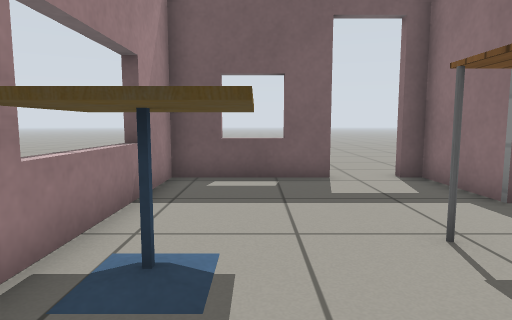
[1] (above)

12 first-person views from a walk through a robot-simulator world made for Gazebo. The camera is 0.67 m above the floor, tilts 6° down and sees 75° across. The floor is counted in squares, 0.5 m on a side. Each view is taken from the middle of a square. On the plan, view 1 faces up. The plan holds only what a view shows up to about 14 squares ahead; the rest is blank. Simple patterns stand in for the simulator's built-in surfaces.

[2]
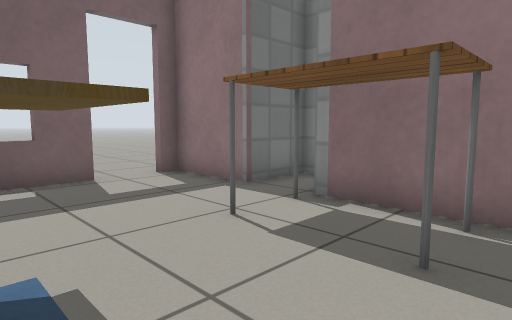

[3]
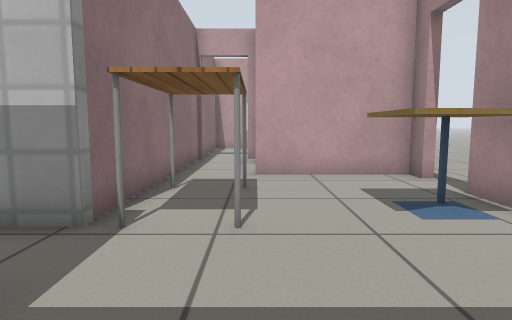

[4]
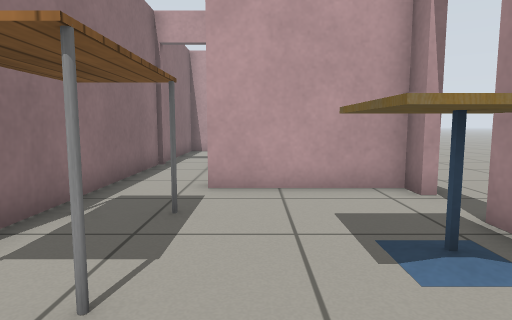

[5]
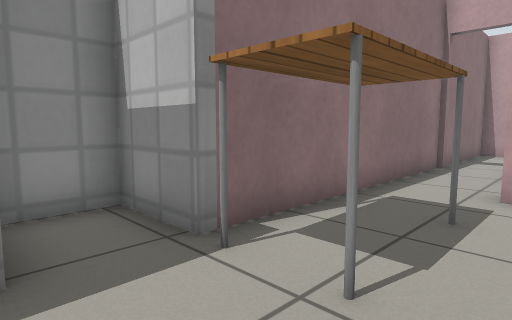

[6]
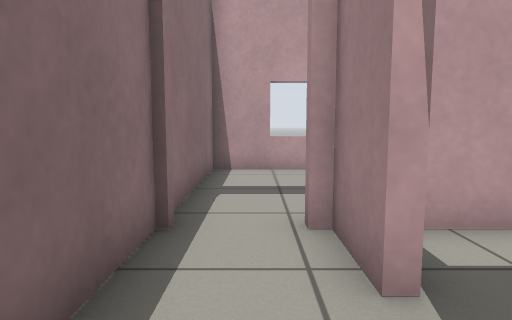

[7]
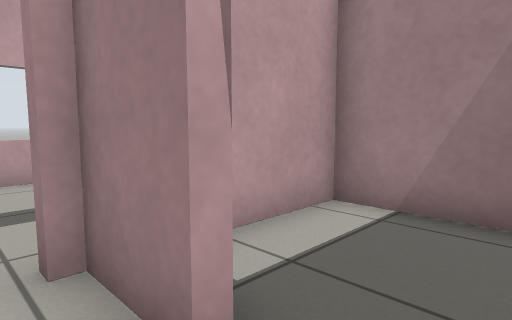

[8]
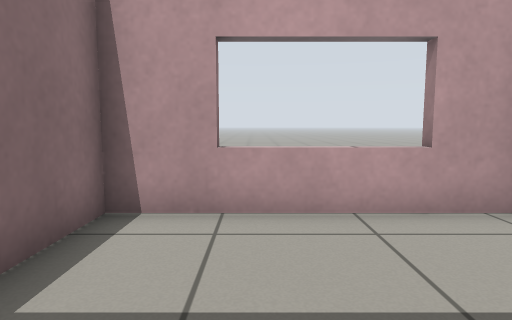

[9]
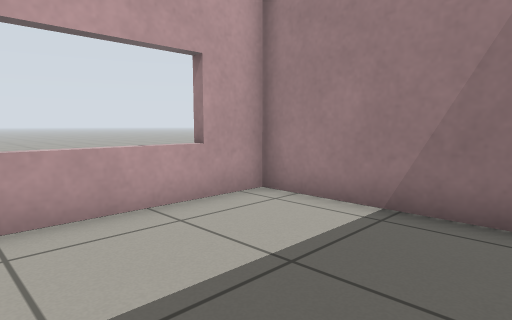

[10]
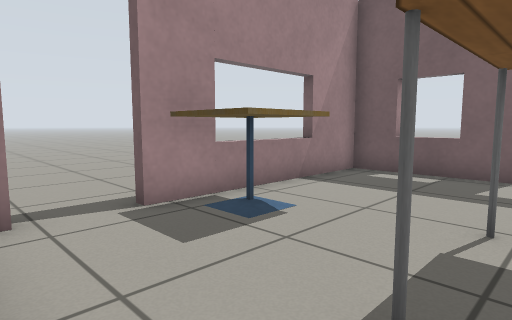

[11]
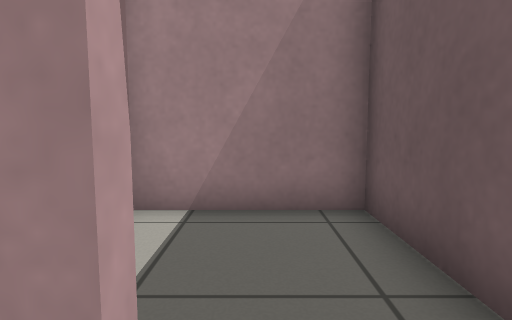

[12]
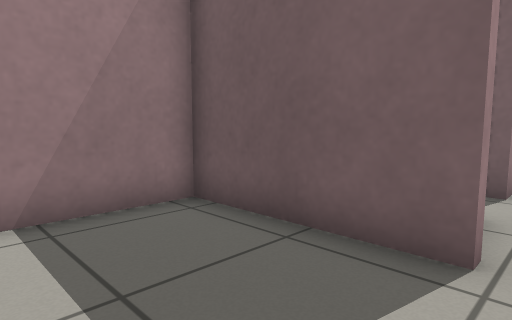

### Floor plan
Ten units are one square. View 1 is at (0, 0); x grows to the right and y downward. Boxes are objects, and circles mark ways between rooms. Rooms are numbered by the first view taken in them; rooms with no view inside come last. Other rooms are left out.
<svg viewBox="-27 -92 97 207">
<path fill="none" stroke="#000" d="M44 -37 65 -37 65 -56 43 -56 43 -84M-22 2 -22 10 20 10M20 -84 -22 -84 -22 -15M20 35 20 52M43 52 43 -6M20 10 20 17M24 55 -22 55 -22 110 43 110 43 60M17 13 -22 13 -22 52 9 52"/>
<rect x="-15" y="-35" width="20" height="20" fill="#bbb"><title>cafe table</title></rect>
<rect x="15" y="-45" width="30" height="40" fill="#bbb"><title>table</title></rect>
<circle cx="20" cy="25" r="3" fill="#2a7"/>
<text x="20" y="-30">1</text>
<text x="10" y="80">2</text>
<text x="0" y="30">3</text>
</svg>
Room 1 opens to room 3.

Where each view was taken, in squares from view 1:
view 1: 0 up, 0 right, facing up
view 2: 0 up, 1 left, facing up-right
view 3: 8 up, 2 right, facing down
view 4: 6 up, 1 right, facing down
view 5: 6 up, 1 right, facing down-right
view 6: 1 down, 3 right, facing down
view 7: 2 down, 3 right, facing down-left
view 8: 6 down, 2 right, facing down
view 9: 6 down, 3 right, facing down-left
view 10: 1 down, 3 right, facing up-left
view 11: 3 down, 3 right, facing left
view 12: 9 down, 3 right, facing up-left
